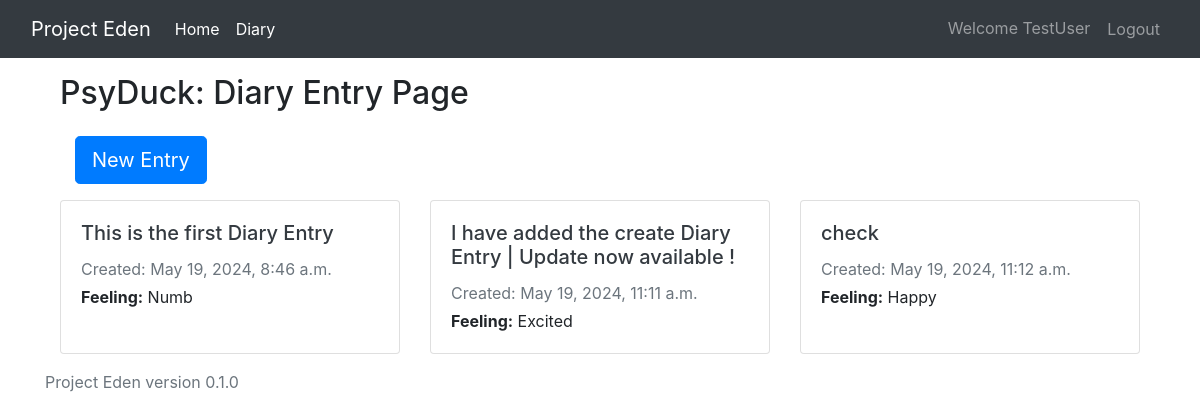
Page /diary/ (signed in) on the committed database.
### Haven/models.py (models this page shows, shortened)
class Diary(models.Model):
    Feelings_CHOICES = [
        ('anger', "Anger"),
        ('frustrated', "Frustrated"),
        ('happy', "Happy"),
        ('calm', "Calm"),
        ('numb', "Numb"),
        ('sad', "Sad"),
        ('excited', "Excited")
    ]
    Privacy_Choise = [
        ('public', "Public"),
        ('private', 'Private')
    ]
    user = models.ForeignKey(User, on_delete=models.CASCADE)
    title = models.CharField(max_length=200)
    thoughts_for_the_day = models.TextField()
    expectation = models.TextField()
    reflection = models.TextField()
    feeling = models.CharField(max_length=10, choices=Feelings_CHOICES)
    privacy = models.CharField(max_length=10, choices=Privacy_Choise, default='Private')
    gratitude = models.TextField()
    created_at = models.DateTimeField(auto_now_add=True)

### Haven/views.py (the view)
# urls.py: path('diary/', DiaryPageView.as_view(), name='diary_list'),
@method_decorator(login_required, name='dispatch')
class DiaryPageView(ListView):
    model = Diary
    template_name = "diary.html"
    context_object_name = 'diary'
    ordering = ['-created_at']
    def get_queryset(self):
        return Diary.objects.filter(Q(user=self.request.user) | Q(privacy='public'))

### Haven/templates/diary.html
{% extends "base.html" %}
{% block content %}
<div class="container mt-3">
    <h2 class="mb-4">PsyDuck: Diary Entry Page</h2>
    <div class="col-md-4 mb-3">
        <a class="btn btn-primary btn-lg" href="{% url 'diary_create' %}" role="button">New Entry</a>
    </div>
    <div class="row row-cols-1 row-cols-md-2 g-4">
        {% for entry in diary %}
        <div class="col">
            <div class="card h-100">
                <div class="card-body">
                    <h5 class="card-title"><a href="{% url 'diary_detail' entry.id %}" class="text-decoration-none text-dark">{{ entry.title }}</a></h5>
                    <p class="card-text text-muted mb-1">Created: {{ entry.created_at }}</p>
                    <p class="card-text"><strong>Feeling:</strong> {{ entry.get_feeling_display }}</p>
                </div>
            </div>
        </div>
        {% endfor %}
    </div>
</div>
{% endblock content %}

### Haven/templates/base.html (shortened to what this page needs)
{% load static %}
<!doctype html>
<html lang="en">
  <head>
    <link rel="stylesheet" href="https://cdn.jsdelivr.net/npm/bootstrap@4.0.0/dist/css/bootstrap.min.css">
  </head>
  <body>
    <header>
        <nav class="navbar navbar-expand-lg navbar-dark bg-dark">
            <div class="container-fluid">
                <a class="navbar-brand" href="#">Project Eden</a>
                <div class="collapse navbar-collapse" id="navbarNav">
                  <ul class="navbar-nav">
                    <li class="nav-item">
                      <a class="nav-link active" aria-current="page" href="{% url 'home'%}">Home</a>
                    </li>
                    {% if user.is_authenticated %}
                    <li class="nav-item">
                        <a class="nav-link active" aria-current="page" href="{% url 'diary_list'%}">Diary</a>
                    </li>
                    {% endif %}
                    <ul>
                    </div>
                    <div class="navbar-nav">
                        {% if user.is_authenticated %}
                            <a class="nav-item nav-link" href="">Welcome {{user.username}}</a>
                        <form action="{% url 'logout' %}" method="post" class="nav-item">
                            <button type="submit" class="btn btn-link nav-link">Logout</button>
                        </form>
                        {% else %}
                            <a class="nav-item nav-link" href="{% url 'login'%}">Login</a>
                            <a class="nav-item nav-link" href="{% url 'register'%}">Register</a>
                        {% endif %}
                    </div>
                </div>
        </nav>
    </header>
    <div class="container">
        {% block content %} {% endblock content %}
    </div>
    <footer class="footer mt-auto py-3">
        <div class="container">
          <span class="text-muted">Project Eden version 0.1.0</span>
        </div>
      </footer>
  </body>
</html>

### rows in the picture
Diary: title "This is the first Diary Entry", created_at "May 19, 2024, 8:46 a.m.", feeling "Numb"
Diary: title "I have added the create Diary Entry | Update now available !", created_at "May 19, 2024, 11:11 a.m.", feeling "Excited"
Diary: title "check", created_at "May 19, 2024, 11:12 a.m.", feeling "Happy"

### other values in the picture
{{ user.username }} "TestUser"
